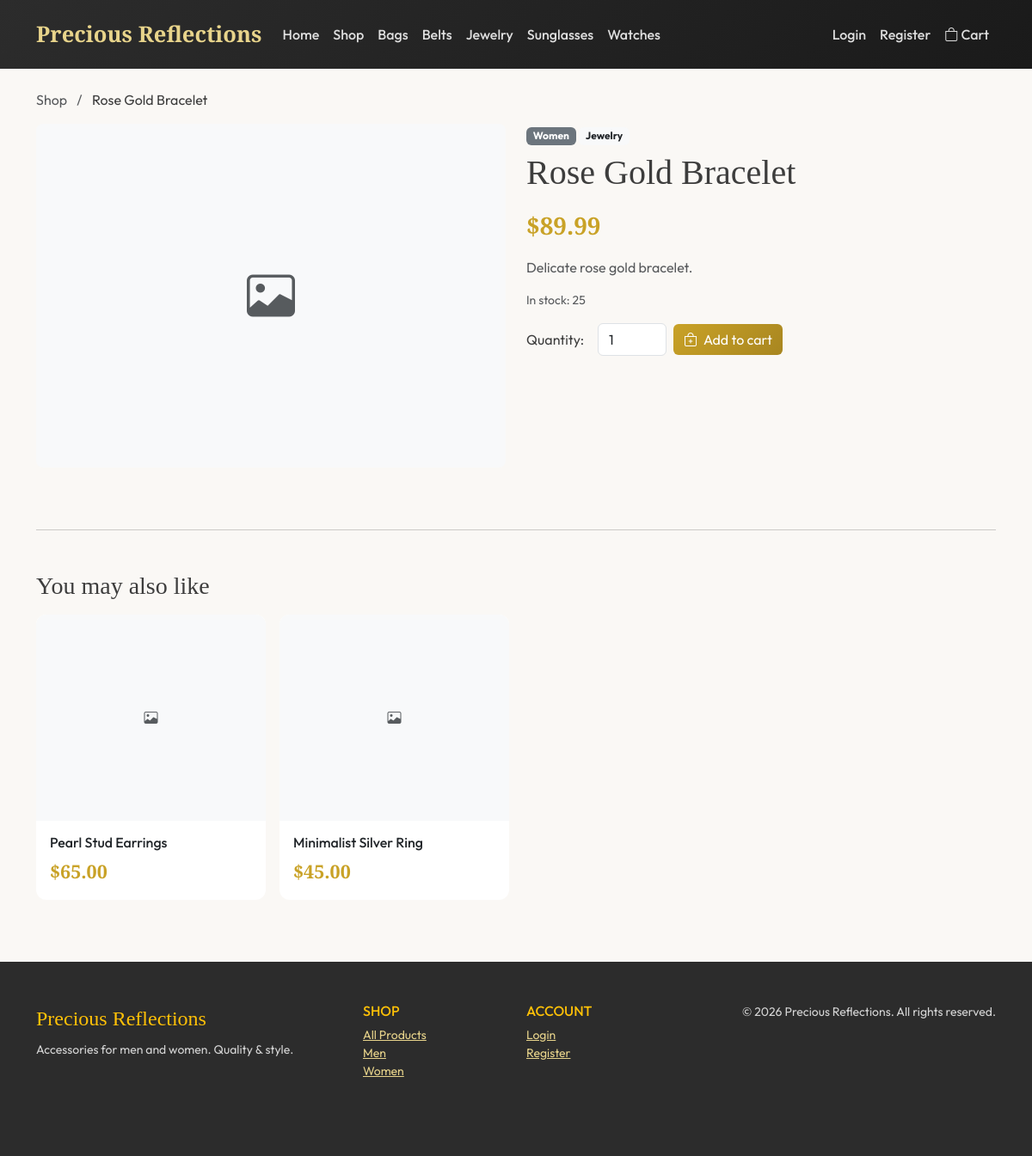
The app's page /product/rose-gold-bracelet/ with its own data.
### store/models.py (models this page shows, shortened)
class Category(models.Model):
    name = models.CharField(max_length=100)
    slug = models.SlugField(unique=True, max_length=100)
    description = models.TextField(blank=True)
    image = models.ImageField(upload_to='categories/', blank=True, null=True)
    created_at = models.DateTimeField(auto_now_add=True)
    class Meta:
        verbose_name_plural = 'Categories'
        ordering = ['name']

class Product(models.Model):
    name = models.CharField(max_length=200)
    slug = models.SlugField(unique=True, max_length=200)
    description = models.TextField()
    price = models.DecimalField(max_digits=10, decimal_places=2, validators=[MinValueValidator(0)])
    stock = models.PositiveIntegerField(default=0)
    category = models.ForeignKey(Category, on_delete=models.CASCADE, related_name='products')
    gender = models.CharField(max_length=1, choices=GENDER_CHOICES, default='U')
    image = models.ImageField(upload_to='products/', blank=True, null=True)
    created_at = models.DateTimeField(auto_now_add=True)
    updated_at = models.DateTimeField(auto_now=True)
    is_active = models.BooleanField(default=True)
    class Meta:
        ordering = ['-created_at']
    @property
    def out_of_stock(self):
        return self.stock == 0

### store/views.py (the view)
# urls.py: path('product/<slug:slug>/', views.product_detail, name='product_detail'),
def product_detail(request, slug):
    product = get_object_or_404(Product, slug=slug, is_active=True)
    related = Product.objects.filter(category=product.category, is_active=True).exclude(id=product.id)[:4]
    return render(request, 'store/product_detail.html', {
        'product': product,
        'related': related,
    })

### store/context_processors.py (called while the page is built)
def cart_count(request):
    count = 0
    if request.session.get('cart'):
        for item in request.session['cart'].values():
            count += item.get('quantity', 0)
    return {'cart_count': count}

def categories_nav(request):
    from .models import Category
    categories = Category.objects.all()[:10]
    return {'nav_categories': categories}

### templates/store/product_detail.html (shortened to what this page needs)
{% extends 'base.html' %}
{% load static %}
{% block content %}
<div class="container">
  <nav class="mb-3">
    <a href="{% url 'store:shop' %}" class="text-muted text-decoration-none">Shop</a>
    <span class="text-muted mx-2">/</span>
    <span>{{ product.name }}</span>
  </nav>
  <div class="row">
    <div class="col-md-6 mb-4">
      {% if product.image %}
      <img src="{{ product.image.url }}" class="img-fluid rounded-3 shadow" alt="{{ product.name }}">
      {% else %}
      <div class="bg-light rounded-3 d-flex align-items-center justify-content-center text-muted" style="height: 400px;"><i class="bi bi-image display-4"></i></div>
      {% endif %}
    </div>
    <div class="col-md-6">
      <span class="badge bg-secondary">{{ product.get_gender_display }}</span>
      <span class="badge bg-light text-dark">{{ product.category.name }}</span>
      <h1 class="font-serif mt-2 mb-3">{{ product.name }}</h1>
      <p class="product-price fs-3 mb-3">${{ product.price }}</p>
      <p class="text-muted">{{ product.description }}</p>
      <p class="small text-muted">In stock: {{ product.stock }}</p>
      {% if product.out_of_stock %}
      <button class="btn btn-secondary" disabled>Out of stock</button>
      {% else %}
      <form method="post" action="{% url 'store:cart_add' product.id %}" class="d-flex align-items-center gap-2 flex-wrap">
        <label class="me-2">Quantity:</label>
        <input type="number" name="quantity" value="1" min="1" max="{{ product.stock }}" class="form-control" style="width: 80px;">
        <button type="submit" class="btn btn-gold"><i class="bi bi-bag-plus me-1"></i> Add to cart</button>
      </form>
      {% endif %}
    </div>
  </div>
  {% if related %}
  <hr class="my-5">
  <h3 class="font-serif mb-3">You may also like</h3>
  <div class="row g-3">
    {% for p in related %}
    <div class="col-6 col-md-3">
      <div class="card h-100">
        <a href="{% url 'store:product_detail' p.slug %}">
          {% if p.image %}
          <img src="{{ p.image.url }}" class="card-img-top" alt="{{ p.name }}">
          {% else %}
          <div class="card-img-top bg-light d-flex align-items-center justify-content-center text-muted"><i class="bi bi-image"></i></div>
          {% endif %}
        </a>
        <div class="card-body">
          <h6><a href="{% url 'store:product_detail' p.slug %}" class="text-dark text-decoration-none">{{ p.name }}</a></h6>
          <p class="product-price mb-0">${{ p.price }}</p>
        </div>
      </div>
    </div>
    {% endfor %}
  </div>
  {% endif %}
</div>
{% endblock %}

### templates/base.html (shortened to what this page needs)
{% load static %}
<!DOCTYPE html>
<html lang="en">
<head>
  <link href="https://cdn.jsdelivr.net/npm/bootstrap@5.3.2/dist/css/bootstrap.min.css" rel="stylesheet">
  <link rel="stylesheet" href="https://cdn.jsdelivr.net/npm/bootstrap-icons@1.11.1/font/bootstrap-icons.css">
</head>
<body>
  <nav class="navbar navbar-expand-lg navbar-dark py-3">
    <div class="container">
      <a class="navbar-brand" href="{% url 'store:home' %}">Precious Reflections</a>
      <div class="collapse navbar-collapse" id="nav">
        <ul class="navbar-nav me-auto">
          <li class="nav-item"><a class="nav-link" href="{% url 'store:home' %}">Home</a></li>
          <li class="nav-item"><a class="nav-link" href="{% url 'store:shop' %}">Shop</a></li>
          {% for cat in nav_categories %}
          <li class="nav-item"><a class="nav-link" href="{% url 'store:shop' %}?category={{ cat.slug }}">{{ cat.name }}</a></li>
          {% endfor %}
        </ul>
        <ul class="navbar-nav">
          {% if user.is_authenticated %}
            <li class="nav-item"><a class="nav-link" href="{% url 'accounts:profile' %}"><i class="bi bi-person"></i> Profile</a></li>
            <li class="nav-item"><a class="nav-link" href="{% url 'accounts:order_history' %}">Orders</a></li>
            {% if user.is_staff %}
            <li class="nav-item"><a class="nav-link" href="{% url 'store:admin_dashboard' %}">Dashboard</a></li>
            <li class="nav-item"><a class="nav-link" href="{% url 'admin:index' %}">Admin</a></li>
            {% endif %}
            <li class="nav-item"><a class="nav-link" href="{% url 'accounts:logout' %}">Logout</a></li>
          {% else %}
            <li class="nav-item"><a class="nav-link" href="{% url 'accounts:login' %}">Login</a></li>
            <li class="nav-item"><a class="nav-link" href="{% url 'accounts:register' %}">Register</a></li>
          {% endif %}
          <li class="nav-item">
            <a class="nav-link position-relative" href="{% url 'store:cart' %}">
              <i class="bi bi-bag"></i> Cart
            </a>
          </li>
        </ul>
      </div>
    </div>
  </nav>
  <main class="py-4">
    {% block content %}{% endblock %}
  </main>
  <footer class="py-5 mt-5">
    <div class="container">
      <div class="row">
        <div class="col-md-4 mb-4">
          <span class="font-serif fs-4 text-warning">Precious Reflections</span>
          <p class="mt-2 small">Accessories for men and women. Quality & style.</p>
        </div>
        <div class="col-md-2 mb-4">
          <h6 class="text-uppercase text-warning">Shop</h6>
          <ul class="list-unstyled small">
            <li><a href="{% url 'store:shop' %}">All Products</a></li>
            <li><a href="{% url 'store:shop' %}?gender=M">Men</a></li>
            <li><a href="{% url 'store:shop' %}?gender=F">Women</a></li>
          </ul>
        </div>
        <div class="col-md-2 mb-4">
          <h6 class="text-uppercase text-warning">Account</h6>
          <ul class="list-unstyled small">
            {% if user.is_authenticated %}
            <li><a href="{% url 'accounts:profile' %}">Profile</a></li>
            <li><a href="{% url 'accounts:order_history' %}">Order History</a></li>
            {% else %}
            <li><a href="{% url 'accounts:login' %}">Login</a></li>
            <li><a href="{% url 'accounts:register' %}">Register</a></li>
            {% endif %}
          </ul>
        </div>
        <div class="col-md-4 mb-4 text-md-end small">
          &copy; {% now "Y" %} Precious Reflections. All rights reserved.
        </div>
      </div>
    </div>
  </footer>
</body>
</html>

### templates/base.html (style rules this page uses)
:root { --gold: #c9a227; --gold-light: #e8d48b; --charcoal: #2c2c2c; --cream: #faf8f5; --text: #3d3d3d; }
body { font-family: 'Outfit', sans-serif; background: var(--cream); color: var(--text); }
.font-serif { font-family: 'Cormorant Garamond', serif; }
.navbar { background: linear-gradient(135deg, var(--charcoal) 0%, #1a1a1a 100%) !important; }
.navbar-brand { font-family: 'Cormorant Garamond', serif; font-size: 1.6rem; font-weight: 600; color: var(--gold-light) !important; }
.nav-link { color: rgba(255,255,255,.85) !important; font-weight: 500; }
.btn-gold { background: linear-gradient(135deg, var(--gold), #a88620); color: #fff; border: none; }
.card { border: none; border-radius: 12px; overflow: hidden; transition: transform .2s, box-shadow .2s; }
.card-img-top { height: 240px; object-fit: cover; }
.product-price { font-family: 'Cormorant Garamond', serif; font-size: 1.35rem; color: var(--gold); font-weight: 600; }
footer { background: var(--charcoal); color: rgba(255,255,255,.8); }
footer a { color: var(--gold-light); }

### records on screen
Category: name "Bags"
Category: name "Belts"
Category: name "Jewelry"
Category: name "Sunglasses"
Category: name "Watches"
Product: name "Rose Gold Bracelet", gender "Women", category.name "Jewelry", price "89.99", description "Delicate rose gold bracelet.", stock "25"
Product: name "Pearl Stud Earrings", price "65.00"
Product: name "Minimalist Silver Ring", price "45.00"
